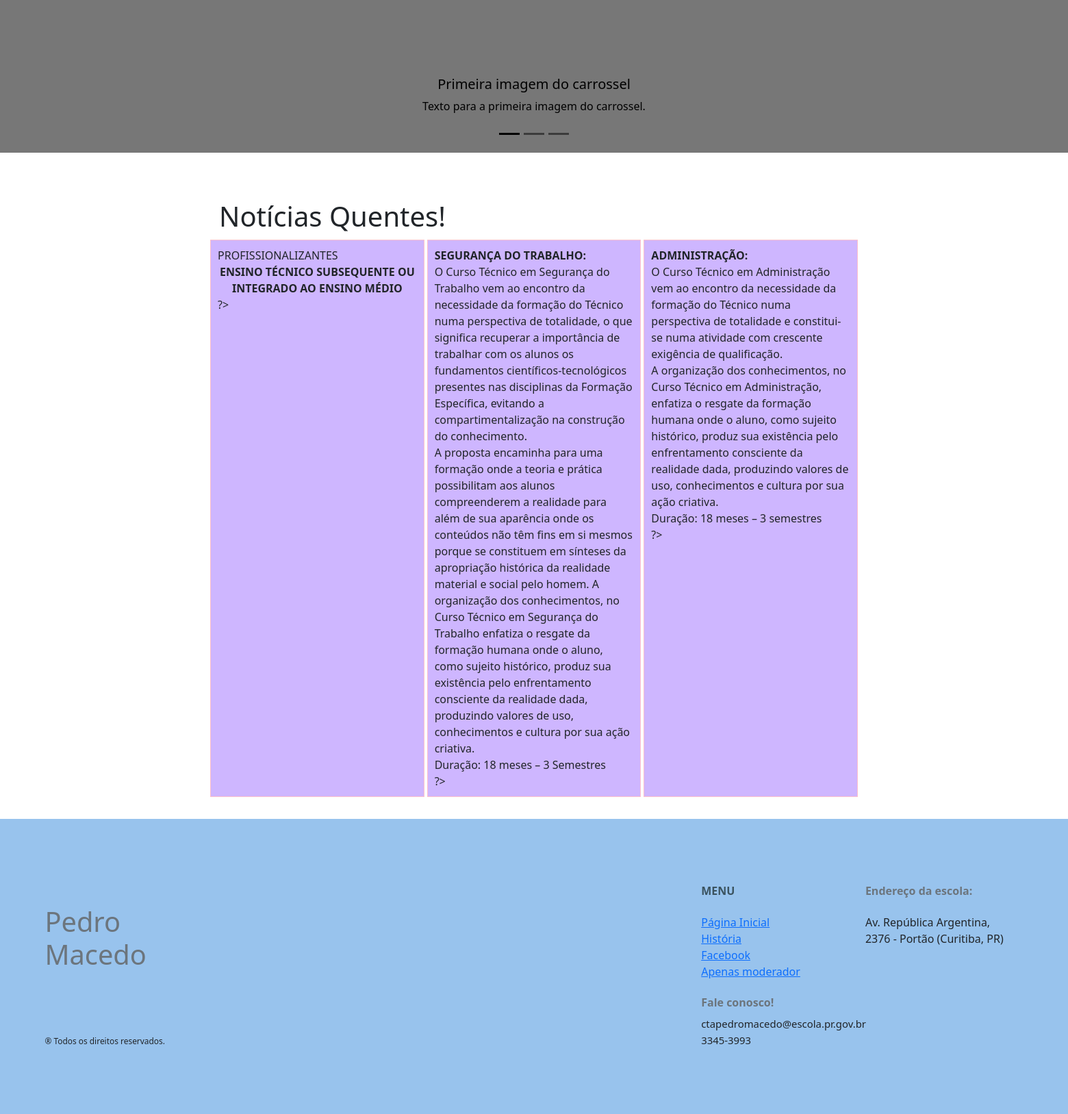
Before: / (lower part) with the older database file.
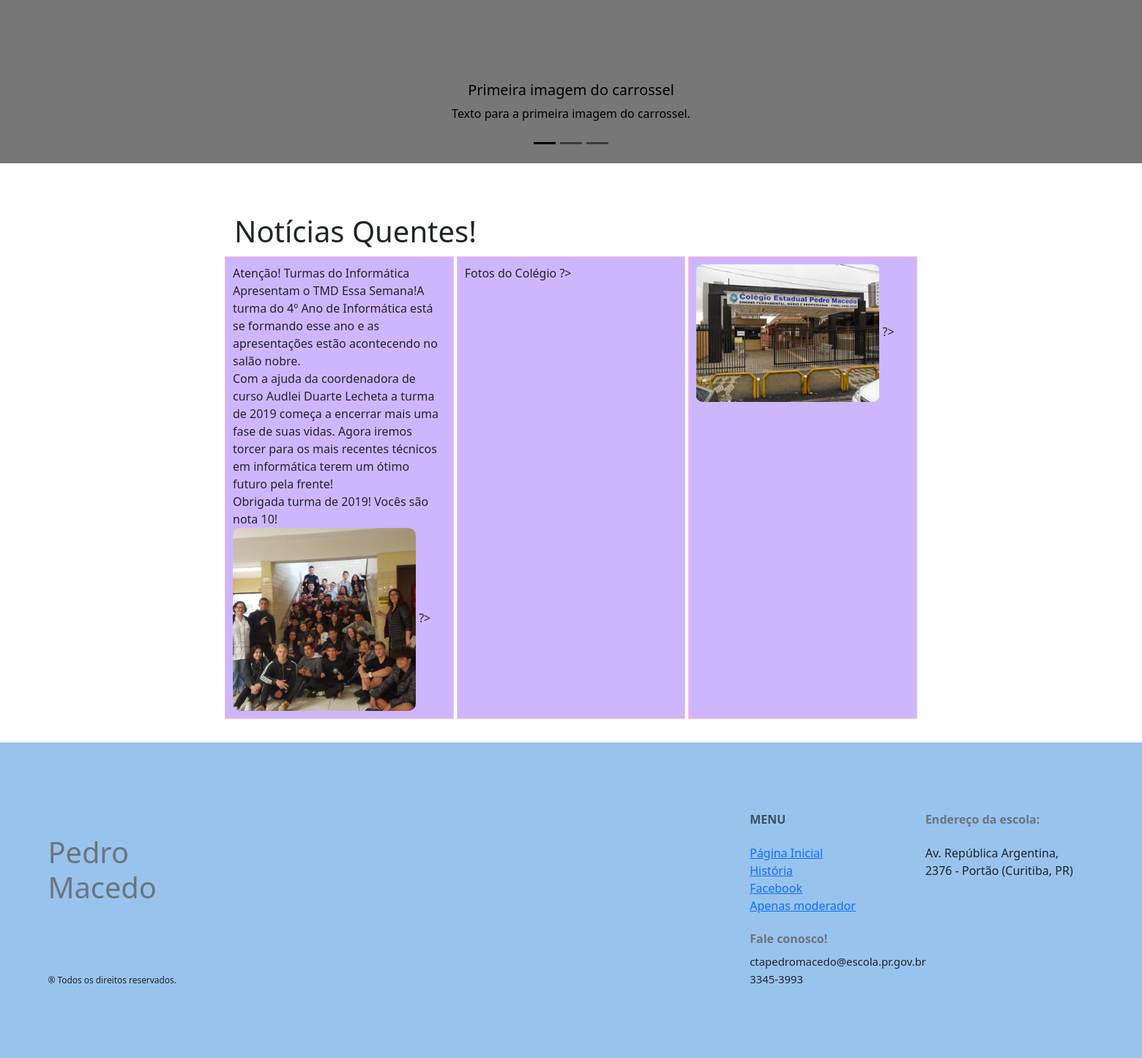
After: the same page with the newer database file.
### tables this page shows
CREATE TABLE `publicacao` (
  `cod` int(11) NOT NULL,
  `titulo` varchar(500) NOT NULL,
  `descricao` varchar(10000) NOT NULL,
  `imagem` varchar(200) NOT NULL,
  `data` varchar(100) NOT NULL,
  `hora` varchar(100) NOT NULL,
  `usuario_cod` int(11) NOT NULL,
  `pagina` int(11) NOT NULL
);

### index.php (the view, shortened to what this page needs)
<?php
	include('bd/conexao.php');
?>
<!DOCTYPE html>
<html lang="pt-br">
	<head>
	<link rel="stylesheet"  href="css/indeexcolegio.css">
<link href="https://cdn.jsdelivr.net/npm/bootstrap@5.2.0-beta1/dist/css/bootstrap.min.css"
rel="stylesheet"
crossorigin="anonymous">
</head>
<body>
<div id="carouselExampleDark" class="carousel carousel-dark slide" data-bs-ride="carousel">
  <div class="carousel-indicators">
    <button type="button" data-bs-target="#carouselExampleDark" data-bs-slide-to="0" class="active" aria-current="true" aria-label="Slide 1"></button>
    <button type="button" data-bs-target="#carouselExampleDark" data-bs-slide-to="1" aria-label="Slide 2"></button>
    <button type="button" data-bs-target="#carouselExampleDark" data-bs-slide-to="2" aria-label="Slide 3"></button>
  </div>
  <div class="carousel-inner">
    <div class="carousel-item active" data-bs-interval="10000">
      <img src="https://img.cancaonova.com/cnimages/canais/uploads/sites/6/2014/12/formacao_como-escolher-a-melhor-escola-para-os-filhos.jpg" class="d-block w-100" alt="...">
      <div class="carousel-caption d-none d-md-block">
        <h5>Primeira imagem do carrossel</h5>
        <p>Texto para a primeira imagem do carrossel.</p>
      </div>
    </div>
  </div>
  <button class="carousel-control-prev" type="button" data-bs-target="#carouselExampleDark" data-bs-slide="prev">
  </button>
  <button class="carousel-control-next" type="button" data-bs-target="#carouselExampleDark" data-bs-slide="next">
  </button>
</div>
	<div class="wrapper">
		<header>
			<h1>Notícias Quentes!	</h1>
		</header>
	<section class="columns">
		<?php
                    $sql = $conexao->prepare("SELECT * FROM publicacao ORDER BY cod DESC");
                    $sql->execute();
                    $get = $sql->get_result();
                    $total = $get->num_rows;
                if ($total <= 0){
                    echo "<div class='alerta-amarelo'>Nenhum artigo encontrado!</div>";
                } else {
                    for ($i=0; $i < 3; $i++){
                        $dados = $get->fetch_array();
                    ?>
						<div class="column1">
						<?php echo $dados['titulo'];
							  echo $dados['descricao'];
							if  ((isset($dados['imagem'])) &&  (!empty($dados['imagem']))){ ?>
							<img src="pedro_macedo/<?php echo $dados['imagem'];?>">  <?php }?>
						?>
						</div>
                <?php }}?>
	</section>
	</div>
        <footer class = "pezin">
            <div class="row my-5 justify-content-center py-5">
                <div class="col-11">
                    <div class="row ">
                        <div class="col-xl-8 col-md-4 col-sm-4 col-12   my-auto mx-auto a">
							<h3 class="text-muted mb-md-0 mb-5 bold-text">
								Pedro<BR/>
								Macedo
							</h3>
						</div>
                        <div class="col-xl-2 col-md-4 col-sm-4 col-12"><h6 class="mb-3 mb-lg-4 bold-text">
							<b>MENU</b></h6>
							<ul class="list-unstyled text-decoration-none">
								<li><a href = "index.php">Página Inicial</a></li>
								<li><a href = "historiacolegio.php">História</a></li>
								<li><a href = "https://www.facebook.com/pages/Col%C3%A9gio-Estadual-Pedro-Macedo/124373407573346" target = "_blank">Facebook</a></li>
								<li>
									<a href = "login.php" >
										Apenas moderador
									</a>
								</li>
							</ul>
						</div>
                        <div class="col-xl-2 col-md-4 col-sm-4 col-12">
							<h6 class="mb-3 mb-lg-4 text-muted bold-text mt-sm-0 mt-5">
								<b>Endereço da escola:</b>
							</h6>
							<p class="mb-1">
								Av. República Argentina, 2376 - Portão (Curitiba, PR)
							</p>
						</div>
                    	</div>
                    <div class="row ">
                        <div class="col-xl-8 col-md-4 col-sm-4 col-auto  my-md-0 mt-5 order-sm-1 order-3 align-self-end">
							<p class="social text-muted mb-0 pb-0 bold-text">
							</p>
							<small class="rights">
								<span>&#174;</span>
								 Todos os direitos reservados.
							</small>
						</div>
                        <div class="col-xl-2 col-md-4 col-sm-4 col-auto order-1 align-self-end ">
							<h6 class="mt-55 mt-2 text-muted bold-text">
								<b>
									Fale conosco!
								</b>
							</h6>
							<small>
								ctapedromacedo@escola.pr.gov.br
							</small> <br/>
							<small>
								3345-3993
							</small>
						</div>
                    </div>
                </div>
            </div>
        </footer>
</body>
</html>

Changed rows visible on the page:
no longer on this page (row unchanged): publicacao: titulo "PROFISSIONALIZANTES", descricao "ENSINO TÉCNICO SUBSEQUENTE OU INTEGRADO AO ENSINO MÉDIO"
no longer on this page (row unchanged): publicacao: descricao "SEGURANÇA DO TRABALHO: O Curso Técnico em Segurança do Trabalho vem ao encontro da necessidade da formação do Técnico numa perspectiva de totalidade, o que significa recuperar a importância de trabalhar com os alunos os fundamentos científicos-tecnológicos presentes nas disciplinas da Formação Específica, evitando a compartimentalização na construção do conhecimento. A proposta encaminha para uma formação onde a teoria e prática possibilitam aos alunos compreenderem a realidade para além de sua aparência onde os conteúdos não têm fins em si mesmos porque se constituem em sínteses da apropriação histórica da realidade material e social pelo homem. A organização dos conhecimentos, no Curso…"
no longer on this page (row unchanged): publicacao: descricao "ADMINISTRAÇÃO: O Curso Técnico em Administração vem ao encontro da necessidade da formação do Técnico numa perspectiva de totalidade e constitui-se numa atividade com crescente exigência de qualificação. A organização dos conhecimentos, no Curso Técnico em Administração, enfatiza o resgate da formação humana onde o aluno, como sujeito histórico, produz sua existência pelo enfrentamento consciente da realidade dada, produzindo valores de uso, conhecimentos e cultura por sua ação criativa. Duração: 18 meses – 3 semestres"
added publicacao: titulo "Atenção! Turmas do Informática Apresentam o TMD Essa Semana!", descricao "A turma do 4º Ano de Informática está se formando esse ano e as apresentações estão acontecendo no salão nobre. Com a ajuda da coordenadora de curso Audlei Duarte Lecheta a turma de 2019 começa a encerrar mais uma fase de suas vidas. Agora iremos torcer para os mais recentes técnicos em informática terem um ótimo futuro pela frente! Obrigada turma de 2019! Vocês são nota 10!", imagem (picture)
added publicacao: titulo "Fotos do Colégio"
added publicacao: imagem (picture)
